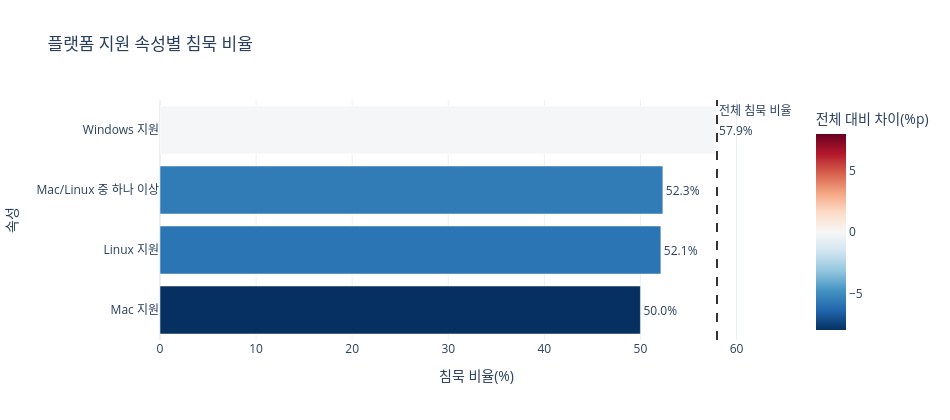

The code cell stored with this chart in its notebook:
### Code cell
fig = px.bar(
    platform_risk.sort_values("silence_rate"),
    x="silence_rate",
    y="feature",
    orientation="h",
    color="rate_diff",
    color_continuous_scale="RdBu_r",
    color_continuous_midpoint=0,
    text="silence_rate",
    title="플랫폼 지원 속성별 침묵 비율",
    labels={"silence_rate": "침묵 비율(%)", "feature": "속성", "rate_diff": "전체 대비 차이(%p)"},
    hover_data={"game_count": ":,", "silence_games": ":,", "lift": ":.2f"},
)
fig.add_vline(x=overall_silence_rate, line_dash="dash", line_color="#333333", annotation_text="전체 침묵 비율")
fig.update_traces(texttemplate="%{text:.1f}%", textposition="outside")
fig.update_layout(template="plotly_white", width=950, height=420)
fig.show()

### Figure 1 — Plotly figure (JSON) as saved in the notebook; plotly's stock layout.template omitted (floating-point values rounded to 4 significant figures)
{"data": [{"customdata": [[1564.0, 782.0, 0.8625], [1385.0, 722.0, 0.8992], [2182.0, 1142.0, 0.9028], [11440.0, 6620.0, 0.9983]], "hovertemplate": "침묵 비율(%)=%{text}<br>속성=%{y}<br>game_count=%{customdata[0]:,}<br>silence_games=%{customdata[1]:,}<br>lift=%{customdata[2]:.2f}<br>전체 대비 차이(%p)=%{marker.color}<extra></extra>", "legendgroup": "", "marker": {"color": [-7.972, -5.842, -5.634, -0.09933], "coloraxis": "coloraxis", "pattern": {"shape": ""}}, "name": "", "orientation": "h", "showlegend": false, "text": [50.0, 52.13, 52.34, 57.87], "textposition": "outside", "texttemplate": "%{text:.1f}%", "type": "bar", "x": [50.0, 52.13, 52.34, 57.87], "xaxis": "x", "y": ["Mac 지원", "Linux 지원", "Mac/Linux 중 하나 이상", "Windows 지원"], "yaxis": "y"}], "layout": {"annotations": [{"showarrow": false, "text": "전체 침묵 비율", "x": 57.97, "xanchor": "left", "xref": "x", "y": 1, "yanchor": "top", "yref": "y domain"}], "barmode": "relative", "coloraxis": {"cmid": 0, "colorbar": {"title": {"text": "전체 대비 차이(%p)"}}, "colorscale": [[0, "rgb(5,48,97)"], [0.1, "rgb(33,102,172)"], [0.2, "rgb(67,147,195)"], [0.3, "rgb(146,197,222)"], [0.4, "rgb(209,229,240)"], [0.5, "rgb(247,247,247)"], [0.6, "rgb(253,219,199)"], [0.7, "rgb(244,165,130)"], [0.8, "rgb(214,96,77)"], [0.9, "rgb(178,24,43)"], [1, "rgb(103,0,31)"]]}, "height": 420, "legend": {"tracegroupgap": 0}, "shapes": [{"line": {"color": "#333333", "dash": "dash"}, "type": "line", "x0": 57.97, "x1": 57.97, "xref": "x", "y0": 0, "y1": 1, "yref": "y domain"}], "title": {"text": "플랫폼 지원 속성별 침묵 비율"}, "width": 950, "xaxis": {"anchor": "y", "domain": [0, 1], "title": {"text": "침묵 비율(%)"}}, "yaxis": {"anchor": "x", "domain": [0, 1], "title": {"text": "속성"}}}}
